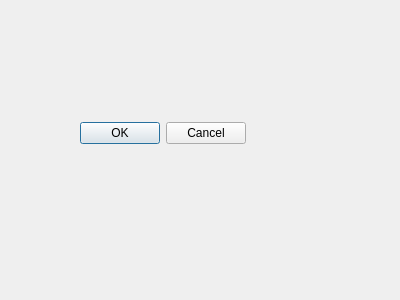
<?xml version="1.0" encoding="UTF-8"?>
<ui version="4.0">
 <class>MyDialog</class>
 <widget class="QDialog" name="MyDialog">
  <property name="geometry">
   <rect>
    <x>0</x>
    <y>0</y>
    <width>400</width>
    <height>300</height>
   </rect>
  </property>
  <property name="windowTitle">
   <string>Dialog</string>
  </property>
  <widget class="QDialogButtonBox" name="buttonBox">
   <property name="geometry">
    <rect>
     <x>70</x>
     <y>120</y>
     <width>176</width>
     <height>27</height>
    </rect>
   </property>
   <property name="standardButtons">
    <set>QDialogButtonBox::Cancel|QDialogButtonBox::Ok</set>
   </property>
  </widget>
 </widget>
 <resources/>
 <connections/>
</ui>
